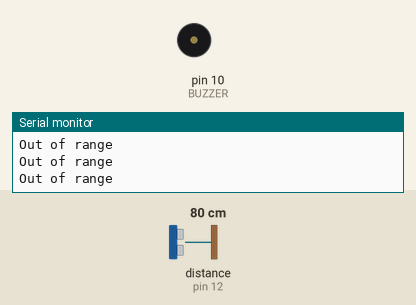
Bench run of a sketch on a simulated Arduino Uno, built with avr-gcc and run on an emulated ATmega328P. On the bench: buzzer (waves = sounding), the last lines printed to the serial monitor. Wiring (inferred from the names in the program): ultrasonic range finder: trigger pin 11; echo pin 12. The test bench sets the inputs (shaded band); at power-on: distance to the obstacle (sensor on pin 12) 80 cm. The echo pulse lasts 58.3 µs per cm.

Above: at 1.3 s.
1.4 s: distance to the obstacle (sensor on pin 12) set to 44 cm
2.9 s: distance to the obstacle (sensor on pin 12) set to 38 cm
At 3.7 s:
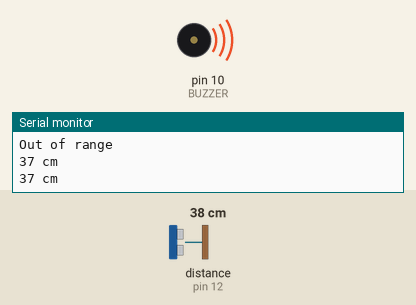
4.5 s: distance to the obstacle (sensor on pin 12) set to 60 cm
At 5.2 s:
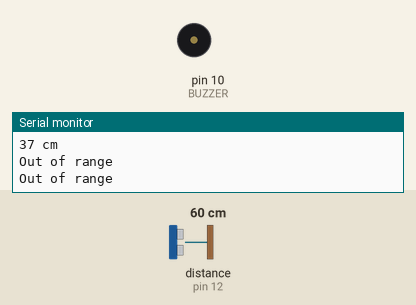
9.0 s: distance to the obstacle (sensor on pin 12) set to 18 cm
At 9.9 s:
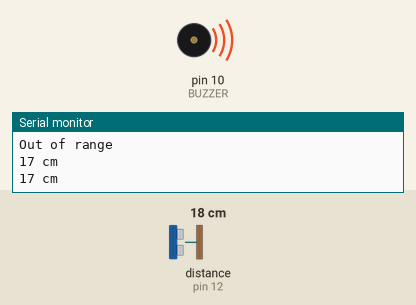
12.0 s: distance to the obstacle (sensor on pin 12) set to 120 cm
At 12.8 s:
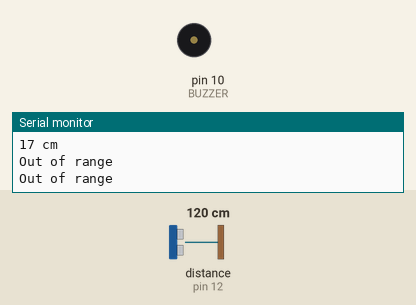
Timing chart, 0 to 14.5 s (numbered marks = the images above; inputs shaded):
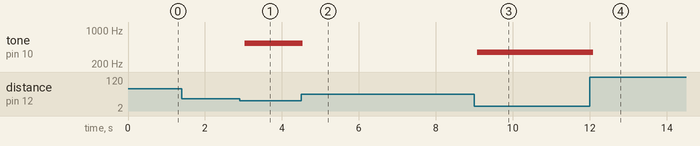

The sketch:

ultrasonic-piano.ino
```cpp
// ProCodeCG Kids Arduino Handout 7.0 - Ultrasonic Piano

#define TRIG 11
#define ECHO 12
#define BUZZER 10

int sound = 250;

void setup() {
  Serial.begin(9600);
  pinMode(TRIG, OUTPUT);
  pinMode(ECHO, INPUT);
  pinMode(BUZZER, OUTPUT);
}

void loop() {
  digitalWrite(TRIG, LOW);
  delayMicroseconds(2);
  digitalWrite(TRIG, HIGH);
  delayMicroseconds(10);
  digitalWrite(TRIG, LOW);
  int dur = pulseIn(ECHO, HIGH);
  int dist = (dur/2) / 29;

  if (dist <= 40) sound = 528;
  if (dist < 35)  sound = 495;
  if (dist < 30)  sound = 440;
  if (dist < 25)  sound = 396;
  if (dist < 20)  sound = 352;
  if (dist < 15)  sound = 330;
  if (dist < 10)  sound = 297;
  if (dist < 5)   sound = 262;

  if (dist > 40 || dist <= 0) {
    Serial.println("Out of range");
    noTone(BUZZER);
  } else {
    Serial.print(dist);
    Serial.println(" cm");
    tone(BUZZER, sound);
  }

  delay(500);
}
```

Measured:
- the behaviour switches between 42 and 41 cm on distance to the obstacle (sensor on pin 12) (found by bisection; images 0 and 1)
- after the input at 2.9 s, tone on pin 10 (BUZZER): silent → 528 Hz after 0.13 s
- after the input at 4.5 s, tone on pin 10 (BUZZER): 528 Hz → silent at once
- after the input at 9.0 s, tone on pin 10 (BUZZER): silent → 352 Hz after 0.07 s
- after the input at 12.0 s, tone on pin 10 (BUZZER): 352 Hz → silent after 0.09 s
